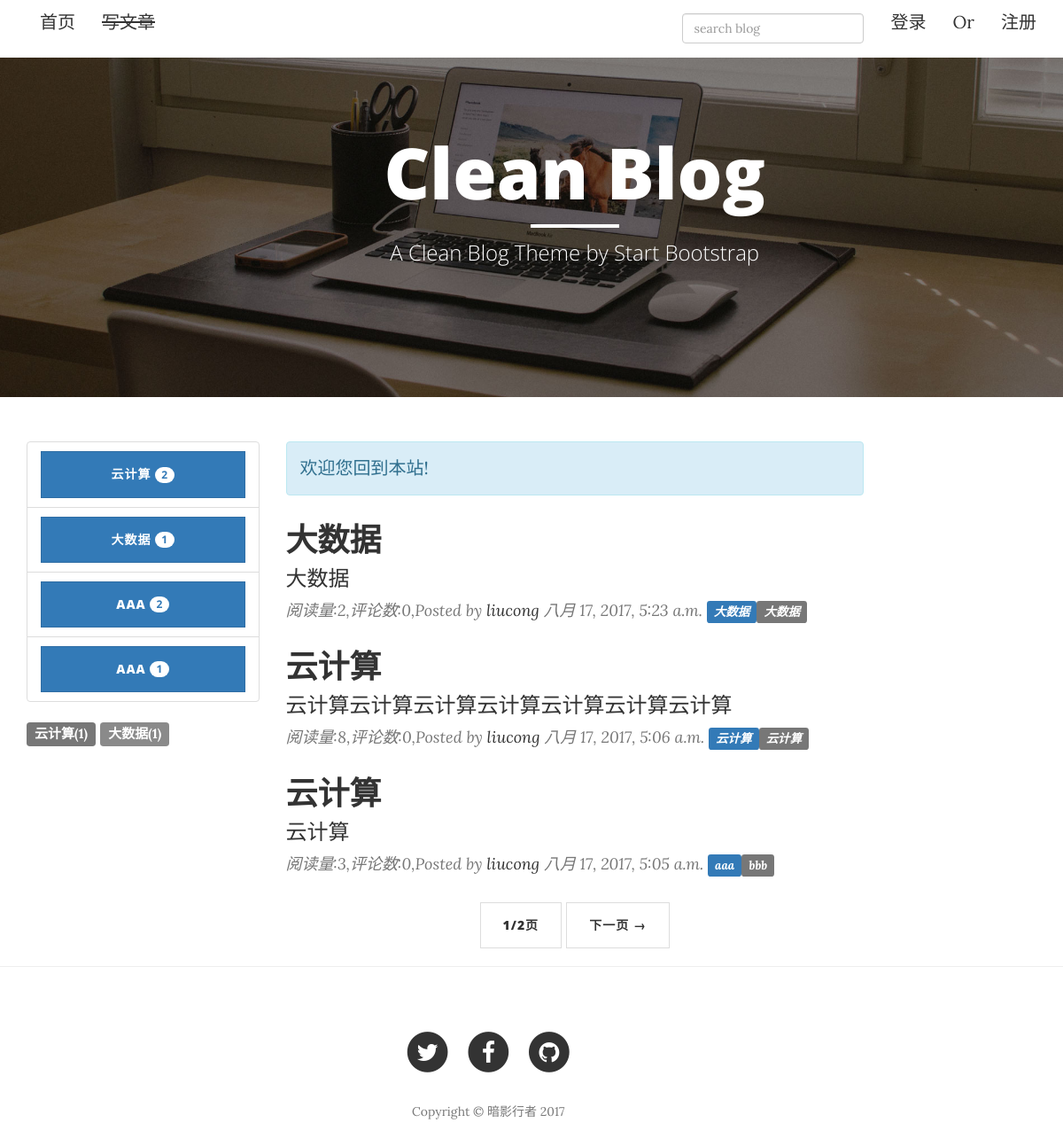
The app's page /, older data.
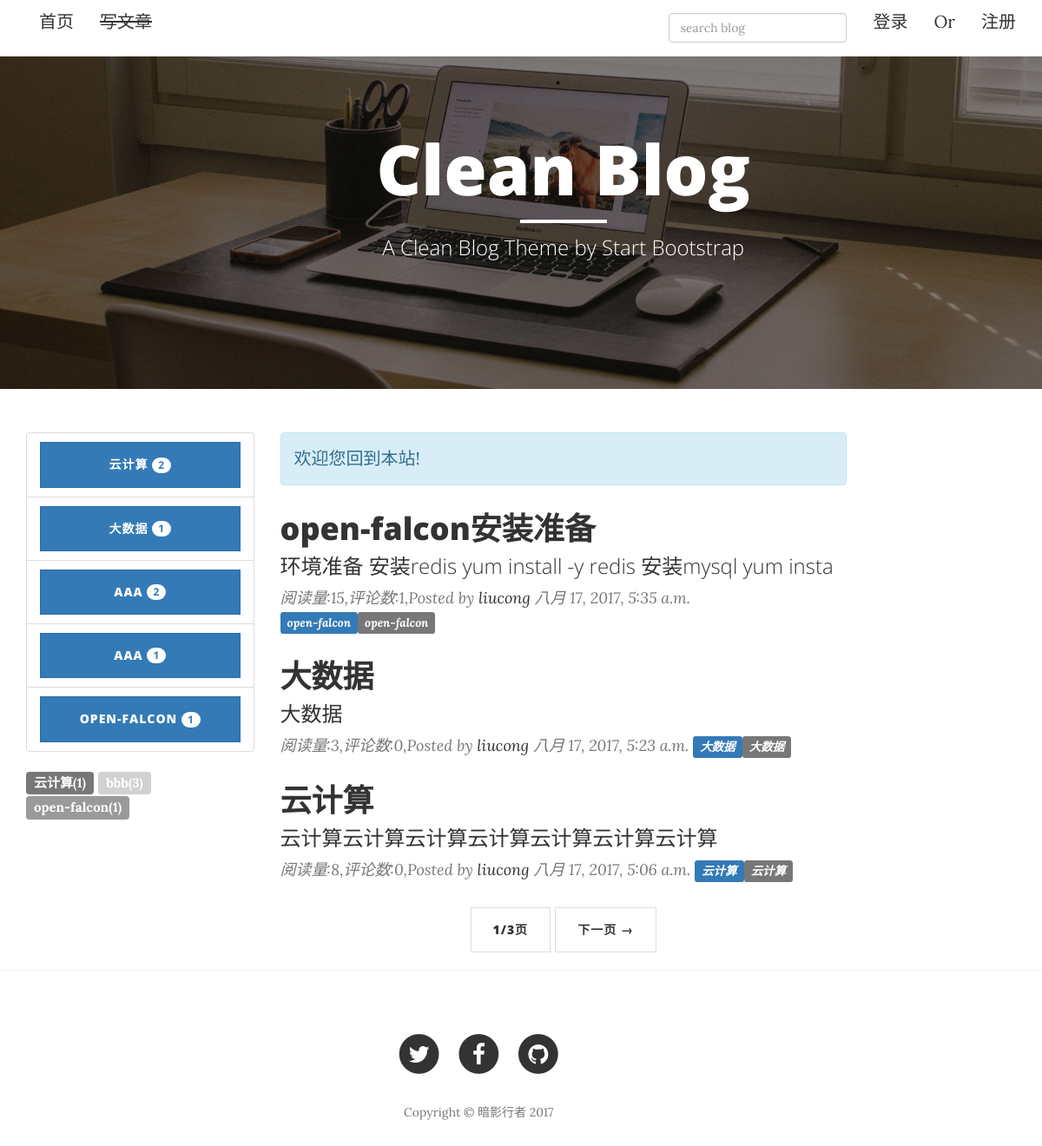
The same page, newer data.
### blog/models.py (models this page shows, shortened)
class Category(models.Model):
    name = models.CharField(max_length=255)
    def __unicode__(self):
        return self.name

class Tag(models.Model):
    name = models.CharField(max_length=255)
    def __unicode__(self):
        return self.name

class Article(models.Model):
    title = models.CharField(max_length=255)
    abstract = models.CharField(max_length=255,blank=True)
    content = models.TextField()
    create_time = models.DateTimeField(auto_now_add=True)
    modify_time = models.DateTimeField(auto_now_add=True)
    author = models.ForeignKey(Author,on_delete=models.CASCADE)
    tags = models.ManyToManyField(Tag,blank=True)
    category = models.ForeignKey(Category,on_delete=models.CASCADE)
    read_count = models.PositiveIntegerField(default=0)
    def get_absolute_url(self):
        return reverse("blog:detail",kwargs={'pk':self.pk})

class Author(models.Model):
    name  = models.CharField(max_length=255)
    password = models.CharField(max_length=255)
    email = models.EmailField()

### blog/views.py (the view)
# urls.py: url(r'^$', views.index,name="index"),
def index(request):
    article_list = Article.objects.all().order_by('-create_time')
    paginator = Paginator(article_list,3)
    page = request.GET.get('page')
    try:
        pager = paginator.page(page)
    except PageNotAnInteger:
        pager = paginator.page(1)
    return render(request,'blog/index.html',context={'pager':pager})

### blog/templatetags/tags.py (called while the page is built)
@register.simple_tag
def get_categories():
    return Category.objects.all()

@register.simple_tag
def get_tags():
    return Tag.objects.annotate(num_articles=Count('article')).filter(num_articles__gt=0)

### blog/templates/blog/index.html (shortened to what this page needs)
{% extends 'blog/base.html' %}
{% load tags %}
{% block header %}
    <header class="intro-header bg-img">
        <div class="container">
            <div class="row">
                <div class="col-lg-7 col-lg-offset-3 col-md-9 col-md-offset-1">
                    <div class="site-heading">
                        <h1>Clean Blog</h1>
                        <hr class="small">
                        <span class="subheading">A Clean Blog Theme by Start Bootstrap</span>
                    </div>
                </div>
            </div>
        </div>
    </header>
{% endblock header %}
{% block main %}
    <div class="col-lg-7 col-md-9">
        <div class="alert alert-info" role="alert">
            欢迎您回到本站!
        </div>
    {% for article in pager.object_list %}
        <div class="post-preview">
            <a href="{{ article.get_absolute_url }}">
                <h2 class="post-title">
                    {{ article.title }}
                </h2>
                <h3 class="post-subtitle">
                    {{ article.abstract }}
                </h3>
            </a>
            <p class="post-meta">阅读量:{{ article.read_count }},评论数:{{ article.comment_set.count }},Posted by <a href="#">{{ article.author.name }}</a> {{ article.create_time }} <a href="{% url 'blog:category' article.category.pk %}"><span class="label label-primary">{{ article.category }}</span></a>{% for tag in article.tags.all %}<a href="{% url 'blog:tag' tag.pk %}"><span class="label label-default">{{ tag.name }}</span></a>{% endfor %}</p>
        </div>
    {% empty %}
        <div class="post-preview">
            暂时还没有发布的文章!
        </div>
        {% endfor %}
        <ul class="pager">
            <li>
                <a href="#">{{ pager.number }}/{{ pager.paginator.num_pages }}页</a>
            </li>
            {% if pager.has_next %}
            <li>
                <a href="?page={{ pager.next_page_number }}">下一页 &rarr;</a>
            </li>
            {% endif %}
        </ul>
     </div>
{% endblock main %}

### blog/templates/blog/base.html (shortened to what the changed rows need)
{% load staticfiles %}
{% load tags %}
<!DOCTYPE html>
<html lang="en">
<head>
    <link href="{% static 'blog/vendor/bootstrap/css/bootstrap.min.css' %}" rel="stylesheet">
    <link href="{% static 'blog/css/clean-blog.min.css' %}" rel="stylesheet">
    <link href="{% static 'blog/vendor/font-awesome/css/font-awesome.min.css' %}" rel="stylesheet" type="text/css">
    <link href="{% static 'blog/css/django-blog.css' %}" rel="stylesheet">
    <link href="{% static 'blog/css/code.css' %}" rel="stylesheet">
    <link href="{% static 'blog/vendor/markdown/css/bootstrap-markdown.min.css' %}" rel="stylesheet">
</head>
<body>
    {% block header %}
    {% endblock %}
    <div class="container">
        <div class="row">
            {% block left %}
            <div class="col-lg-3 col-md-3">
                {% get_categories as categories %}
                <div class="list-group">
                {% for category in categories %}
                <a href="{% url 'blog:category' category.pk %}" class="list-group-item">
                    <button class="btn btn-primary" style="width:100%">
                        {{ category }}
                        <span class="badge">
                        {{ category.article_set.count}}
                        </span>
                    </button>
                </a>
                {% empty %}
                暂无分类
                {% endfor %}
                </div>
                {% get_tags as tags %}
                <div class="list-group" id="tagscloud">
                {% for tag in tags %}
                <a href="{% url 'blog:tag' tag.pk %}">
                    <span class="label label-default">{{ tag }}({{ tag.num_articles }})</span>
                </a>
                {% empty %}
                暂无标签
                {% endfor %}
                </div>
            </div>
            {% endblock left %}
            {% block main %}
            {% endblock %}
        </div>
    </div>
</body>
</html>

Row changes from the older to the newer data that the page shows:
no longer on this page (row unchanged): Article: title "云计算", abstract "云计算", read_count "3", comment_set.count "0", author.name "liucong", create_time "八月 17, 2017, 5:05 a.m.", category "aaa", Tag (name "bbb")
no longer on one of the page's lists (row unchanged): Tag: name "大数据", num_articles "1"
added Category: name "OPEN-FALCON", article_set.count "1"
now on one of the page's lists (row unchanged): Tag: name "bbb", num_articles "3"
added Tag: name "open-falcon", num_articles "1"
added Article: title "open-falcon安装准备", abstract "环境准备 安装redis yum install -y redis 安装mysql yum insta", read_count "15", comment_set.count "1", author.name "liucong", create_time "八月 17, 2017, 5:35 a.m.", category "open-falcon"
changed Article "大数据": read_count "2" → "3"
Text that changed along with them:
{{ pager.paginator.num_pages }}: "2" → "3"
